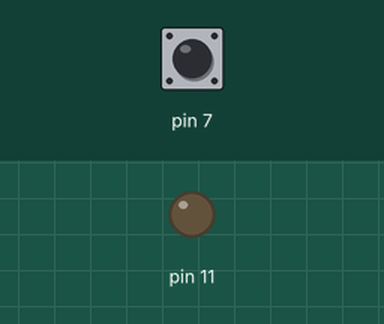
A sketch run on a simulated Arduino Uno, built with avr-gcc and run on an emulated ATmega328P. Parts: output pins drawn as LEDs (lit = HIGH). The inputs (shaded band) are chosen by the test bench; at power-on: pin 7 HIGH.

Above: at 1.2 s.
1.3 s: pin 7 pulsed LOW 2 times (0.12 s each, 0.3 s apart)
At 2.1 s:
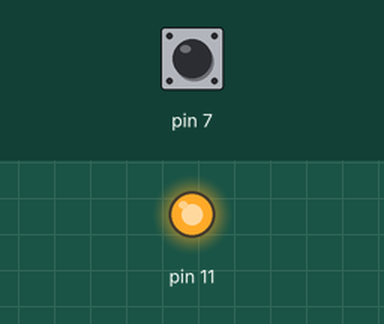
3.4 s: pin 7 driven LOW
At 4.6 s:
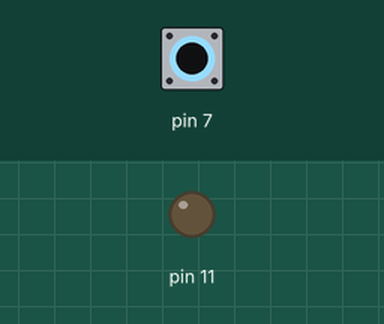
4.9 s: pin 7 driven HIGH
At 6.3 s:
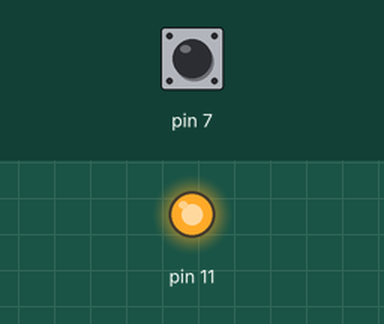
Timing chart, 0 to 7.9 s (numbered marks = the images above; inputs shaded):
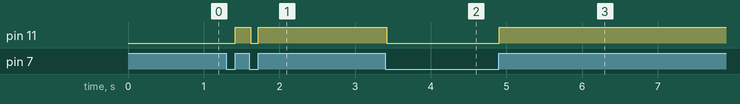

The sketch:

botton.ino
```cpp
void setup()
{
  pinMode(7, INPUT);
  pinMode(11, OUTPUT);
}

void loop()
{
  if (digitalRead(7) == 0) {
    delay(20); // Wait for 20 millisecond(s)
    if (digitalRead(7) == 0) {
      digitalWrite(11, LOW);
    } else {
      digitalWrite(11, HIGH);
    }
  }
}
```

Measured:
- after the input at 1.3 s, pin 11: LOW → HIGH after 0.12 s, → LOW 0.20 s later, → HIGH 0.10 s later
- after the input at 3.4 s, pin 11: HIGH → LOW at once
- after the input at 4.9 s, pin 11: LOW → HIGH at once
